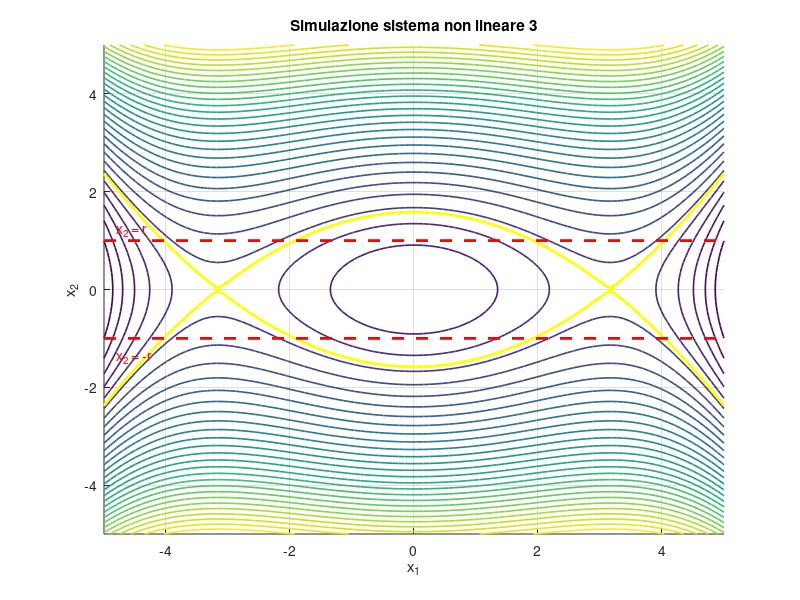

Reproduce this figure in MATLAB. (Note: this script raises an error after producing the figure.)
% Parametri del sistema (CASO 3)
M  = 20;
k1 = 10;
k2 = 1;
B1 = 10;
B2 = 10; 

% Dinamica NON lineare (caso 3: +k2*x^3 - B1*x2 + B2*x2^3)
f = @(t,x) [
    x(2);
    (-k1*x(1) + k2*x(1)^3 - B1*x(2) + B2*x(2)^3)/M
];

% Lyapunov energetica
V = @(x1,x2) 0.5*M*x2.^2 + 0.5*k1*x1.^2 - 0.25*k2*x1.^4;

% definizione della dinamica
f1 = @(x1,x2) x2;
f2 = @(x1,x2) (-k1*x1 + k2*x1.^3 - B1*x2 + B2*x2.^3)/M;

% Derivata della Lyapunov
Vdot = @(x1,x2) ...
    (k1*x1).*f1(x1,x2) - (k2*x1.^3).*f1(x1,x2) + M*x2.*f2(x1,x2);


x1max = 5; 
x1min = -5;
x2max = 5;
x2min = -5;


[x1g,x2g] = meshgrid(linspace(x1min,x1max,100), ...
                     linspace(x2min,x2max,100));
Vgrid = V(x1g,x2g);
Vdotgrid = Vdot(x1g,x2g);

figure; hold on; grid on;
contour(x1g,x2g,Vgrid,30,'LineWidth',1.2);
xlabel('x_1'); ylabel('x_2');
title('Simulazione sistema non lineare 3');

% Regione di attrazione stimata
c = 25.01;
contour(x1g,x2g,Vgrid,[c c],'y','LineWidth',2);

% Tubetto dissipativo: |x2| < r
r = sqrt(B1/B2);
plot([x1min x1max], [ r r], 'r--', 'LineWidth', 2);
plot([x1min x1max], [-r -r], 'r--', 'LineWidth', 2);

text(x1min+0.2, r+0.2, 'x_2 = r', 'Color', 'r');
text(x1min+0.2, -r-0.4, 'x_2 = -r', 'Color', 'r');

% Ginput scelta del punto iniziale
[x10, x20] = ginput(1);
x0 = [x10; x20];
plot(x10,x20,'go','MarkerSize',8,'LineWidth',2);

% Integrazione del sistema
tspan = [0 20];
[t,x] = ode45(f, tspan, x0);
plot(x(:,1), x(:,2), 'g', 'LineWidth', 1.5);

while true
    [x10, x20, button] = ginput(1);
    if isempty(button)
        break
    end
    x0 = [x10; x20];
    plot(x10,x20,'go','MarkerSize',8,'LineWidth',2);
    [t,x] = ode45(f, tspan, x0);
    plot(x(:,1), x(:,2), 'g', 'LineWidth', 1.5);
end
